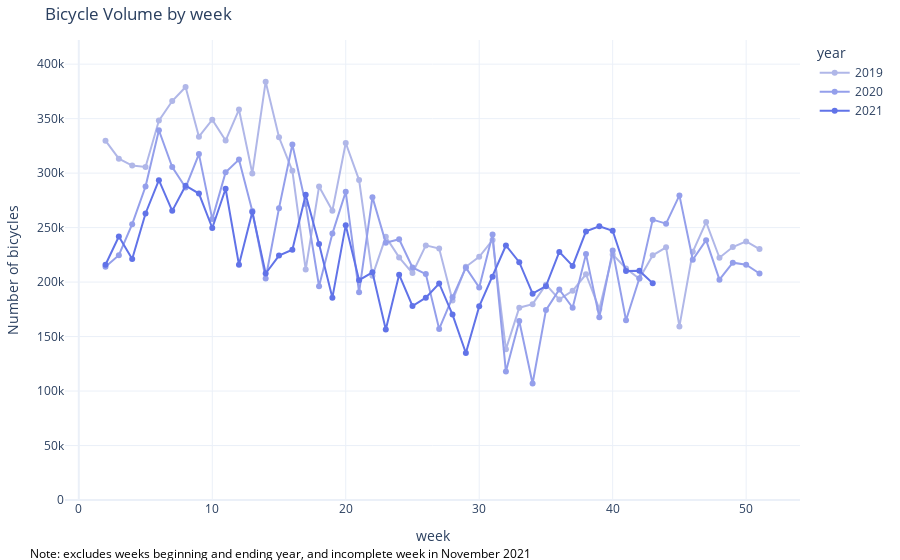

This figure's notebook cell:
### Code cell
colours = ['#b0b7e8','#949feb','#6173e8','#364ce3']

#df['m'] = df['month_year'].dt.strftime('%Y-%m')
df_volume = df.groupby(['year','week'])['VEHICLE'].sum().reset_index()

df_volume = df_volume.rename(columns={"VEHICLE":"Number of bicycles"})
df_volume['year_week'] = df_volume.apply(lambda x: f'{x["year"]}-{x["week"]}',axis=1)

# plotting for 2019, 2020, 2021, and 
# excluding terminal weeks (cause issues w/ year identification) and 
# incomplete sensor week in 2021
fig = px.line(df_volume.query('(year>2018)&(week>1)&(year_week!="2021-44")&(week<52)'), 
             x='week',
             y='Number of bicycles', 
             color='year',
             #height=800, width=800,
             markers = True,
             title="Bicycle Volume by week",
             color_discrete_sequence= colours,
              render_mode="SVG")

#fig.add_annotation(x= '1 Sep, 2020', y=60,
#           text="Text annotation with arrow",
#           showarrow=True,
#           arrowhead=1)

##fig.update_xaxes(
#    rangeslider_visible=True,
#    rangeselector=dict(
#        buttons=list([
#            dict(count=1, label="1m", step="month", stepmode="backward"),
#            dict(count=6, label="6m", step="month", stepmode="backward"),
#            dict(count=1, label="YTD", step="year", stepmode="todate"),
#            dict(count=1, label="1y", step="year", stepmode="backward"),
#            dict(step="all")
#        ])
#    )
#)
fig.update_traces(connectgaps=False)
# make space for explanation / annotation
fig.update_layout(margin=dict(l=20, r=20, t=40, b=60),paper_bgcolor="white")

# add annotation
fig.add_annotation(dict(font=dict(color='black',size=12),
                                        x=-0.05,
                                        y=-0.14,
                                        showarrow=False,
                                        text="Note: excludes weeks beginning and ending year, and incomplete week in November 2021",
                                        textangle=0,
                                        xanchor='left',
                                        xref="paper",
                                        yref="paper"))
fig.update_layout(yaxis_range=[0,max(df_volume['Number of bicycles'])])
fig.show()
#fig.write_html('test.html')

### Figure 1 — Plotly figure (JSON) as saved in the notebook; plotly's stock layout.template omitted (floating-point values rounded to 4 significant figures)
{"data": [{"connectgaps": false, "hovertemplate": "year=2019<br>week=%{x}<br>Number of bicycles=%{y}<extra></extra>", "legendgroup": "2019", "line": {"color": "#b0b7e8", "dash": "solid"}, "marker": {"symbol": "circle"}, "mode": "markers+lines", "name": "2019", "orientation": "v", "showlegend": true, "type": "scatter", "x": [2, 3, 4, 5, 6, 7, 8, 9, 10, 11, 12, 13, 14, 15, 16, 17, 18, 19, 20, 21, 22, 23, 24, 25, 26, 27, 28, 29, 30, 31, 32, 33, 34, 35, 36, 37, 38, 39, 40, 41, 42, 43, 44, 45, 46, 47, 48, 49, 50, 51], "xaxis": "x", "y": [329752, 313271, 306976, 305633, 348221, 366151, 379093, 333476, 349087, 329881, 358340, 299718, 383880, 332885, 302074, 211518, 287632, 265543, 327666, 293615, 205741, 241504, 222655, 208244, 233663, 230828, 183064, 214030, 223186, 238539, 138246, 176515, 179752, 197630, 184078, 191993, 207185, 175225, 225400, 212422, 202983, 224539, 231882, 159311, 227863, 255036, 222346, 232112, 237336, 230316], "yaxis": "y"}, {"connectgaps": false, "hovertemplate": "year=2020<br>week=%{x}<br>Number of bicycles=%{y}<extra></extra>", "legendgroup": "2020", "line": {"color": "#949feb", "dash": "solid"}, "marker": {"symbol": "circle"}, "mode": "markers+lines", "name": "2020", "orientation": "v", "showlegend": true, "type": "scatter", "x": [2, 3, 4, 5, 6, 7, 8, 9, 10, 11, 12, 13, 14, 15, 16, 17, 18, 19, 20, 21, 22, 23, 24, 25, 26, 27, 28, 29, 30, 31, 32, 33, 34, 35, 36, 37, 38, 39, 40, 41, 42, 43, 44, 45, 46, 47, 48, 49, 50, 51], "xaxis": "x", "y": [214016, 224689, 253115, 287663, 339335, 305588, 286727, 317433, 257785, 300762, 312456, 265194, 203312, 267829, 326235, 271566, 196148, 244507, 282887, 190569, 277959, 236019, 239345, 213439, 207348, 156974, 186047, 213247, 195060, 243670, 117871, 164323, 106872, 174276, 193180, 176453, 225660, 167740, 228909, 164945, 203527, 257299, 253632, 279565, 220452, 238473, 202248, 217841, 215931, 207859], "yaxis": "y"}, {"connectgaps": false, "hovertemplate": "year=2021<br>week=%{x}<br>Number of bicycles=%{y}<extra></extra>", "legendgroup": "2021", "line": {"color": "#6173e8", "dash": "solid"}, "marker": {"symbol": "circle"}, "mode": "markers+lines", "name": "2021", "orientation": "v", "showlegend": true, "type": "scatter", "x": [2, 3, 4, 5, 6, 7, 8, 9, 10, 11, 12, 13, 14, 15, 16, 17, 18, 19, 20, 21, 22, 23, 24, 25, 26, 27, 28, 29, 30, 31, 32, 33, 34, 35, 36, 37, 38, 39, 40, 41, 42, 43], "xaxis": "x", "y": [215948, 241866, 221171, 262934, 293555, 265361, 288459, 281268, 249641, 285659, 215885, 264237, 207862, 224351, 229682, 280119, 234994, 185692, 252247, 201773, 208999, 156408, 206748, 178039, 185690, 198735, 170141, 134943, 177713, 204856, 233583, 218231, 189364, 196275, 227665, 214824, 246532, 251195, 247151, 210078, 210317, 198916], "yaxis": "y"}], "layout": {"annotations": [{"font": {"color": "black", "size": 12}, "showarrow": false, "text": "Note: excludes weeks beginning and ending year, and incomplete week in November 2021", "textangle": 0, "x": -0.05, "xanchor": "left", "xref": "paper", "y": -0.14, "yref": "paper"}], "legend": {"title": {"text": "year"}, "tracegroupgap": 0}, "margin": {"b": 60, "l": 20, "r": 20, "t": 40}, "paper_bgcolor": "white", "title": {"text": "Bicycle Volume by week"}, "xaxis": {"anchor": "y", "domain": [0, 1], "title": {"text": "week"}}, "yaxis": {"anchor": "x", "domain": [0, 1], "range": [0, 422170], "title": {"text": "Number of bicycles"}}}}
